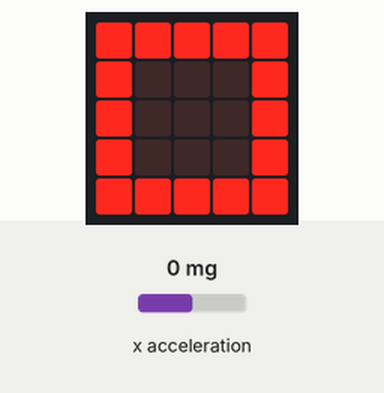
Simulated run of this program. Board: BBC micro:bit running MicroPython. Parts: the board's 5×5 LED display. Inputs (shaded band) come from the test bench; at power-on: x acceleration 0 mg.

Above: at 1.2 s.
1.3 s: x acceleration set to -17 mg
2.8 s: x acceleration set to -22 mg
At 3.7 s:
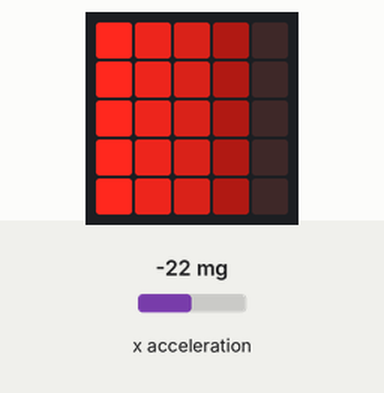
4.3 s: x acceleration set to 750 mg
At 4.8 s:
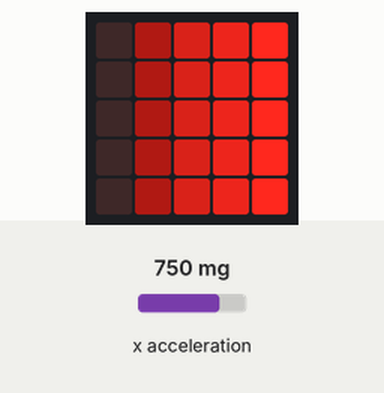
5.8 s: x acceleration set to 23 mg
7.3 s: x acceleration set to 19 mg
At 8.3 s:
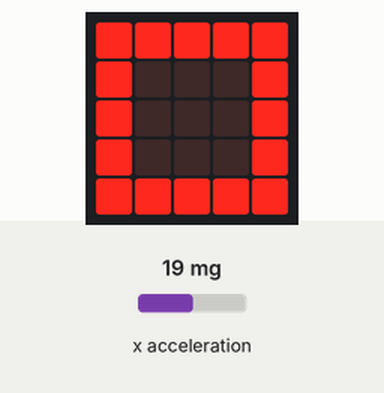
8.8 s: x acceleration set to -1440 mg
At 9.4 s:
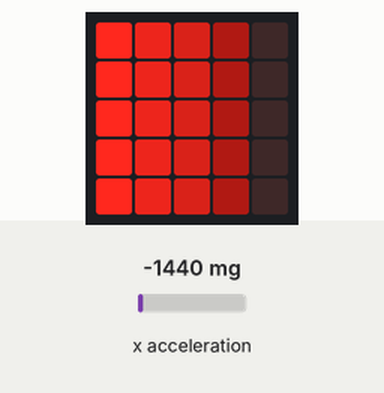
Timing chart, 0 to 11.3 s (numbered marks = the images above; inputs shaded):
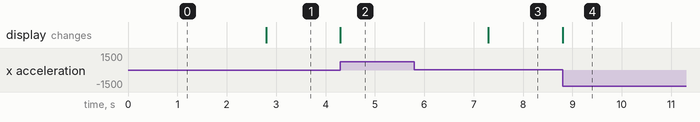

Measured:
- the behaviour switches between -20 and -21 mg on x acceleration (found by bisection; images 0 and 1)
- the behaviour switches between 21 and 20 mg on x acceleration (found by bisection; images 2 and 3)
- after the input at 1.3 s, every drawn part: stays the same
- after the input at 2.8 s, the display: changes at once (image 1)
- after the input at 4.3 s, the display: changes at once (image 2)
- after the input at 5.8 s, every drawn part: stays the same
- after the input at 7.3 s, the display: changes at once (image 3)
- after the input at 8.8 s, the display: changes at once (image 4)

The program:

SourceCode.py
```python
from microbit import *
R = Image("02579:"
                     "02579:"
                     "02579:"
                     "02579:"
                     "02579")


L =   Image("97520:"
                     "97520:"
                     "97520:"
                     "97520:"
                     "97520")


while True:
    LR = accelerometer.get_x()
    if LR > 20:
        display.show(R)
    elif LR < -20:
        display.show(L)
    else:
        display.show(Image.SQUARE)

    
```
